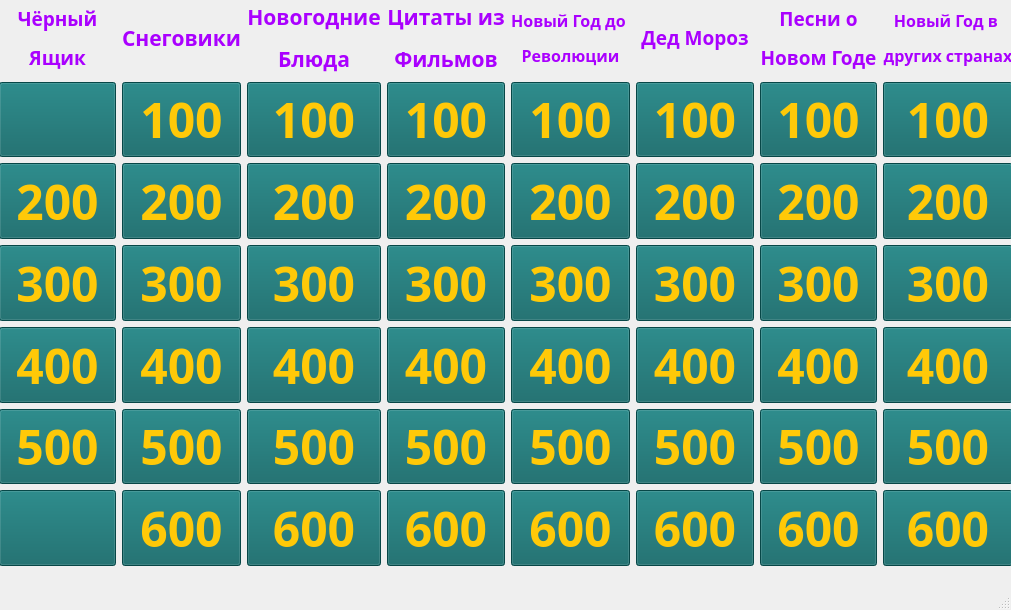
<?xml version="1.0" encoding="UTF-8"?>
<ui version="4.0">
 <class>MainWindow</class>
 <widget class="QMainWindow" name="MainWindow">
  <property name="enabled">
   <bool>true</bool>
  </property>
  <property name="geometry">
   <rect>
    <x>0</x>
    <y>0</y>
    <width>1011</width>
    <height>610</height>
   </rect>
  </property>
  <property name="windowTitle">
   <string>MainWindow</string>
  </property>
  <property name="styleSheet">
   <string notr="true">QPushButton{background-color: rgb(10,100,100);color: rgb(255, 201, 8);selection-color: rgb(45, 255, 8);}
</string>
  </property>
  <widget class="QWidget" name="centralwidget">
   <widget class="QWidget" name="horizontalLayoutWidget">
    <property name="geometry">
     <rect>
      <x>-1</x>
      <y>0</y>
      <width>1014</width>
      <height>566</height>
     </rect>
    </property>
    <layout class="QHBoxLayout" name="horizontalLayout">
     <item>
      <layout class="QVBoxLayout" name="verticalLayout">
       <item>
        <widget class="QLabel" name="label">
         <property name="sizePolicy">
          <sizepolicy hsizetype="Preferred" vsizetype="Expanding">
           <horstretch>0</horstretch>
           <verstretch>0</verstretch>
          </sizepolicy>
         </property>
         <property name="font">
          <font>
           <family>Segoe UI Black</family>
           <pointsize>24</pointsize>
           <weight>75</weight>
           <bold>true</bold>
          </font>
         </property>
         <property name="text">
          <string>&lt;html&gt;&lt;head/&gt;&lt;body&gt;&lt;p align=&quot;center&quot;&gt;&lt;span style=&quot; font-size:14pt; color:#aa00ff;&quot;&gt;Чёрный&lt;/span&gt;&lt;/p&gt;&lt;p align=&quot;center&quot;&gt;&lt;span style=&quot; font-size:14pt; color:#aa00ff;&quot;&gt;Ящик&lt;/span&gt;&lt;/p&gt;&lt;/body&gt;&lt;/html&gt;</string>
         </property>
        </widget>
       </item>
       <item>
        <widget class="QPushButton" name="pushButton_5">
         <property name="sizePolicy">
          <sizepolicy hsizetype="Minimum" vsizetype="Expanding">
           <horstretch>0</horstretch>
           <verstretch>0</verstretch>
          </sizepolicy>
         </property>
         <property name="font">
          <font>
           <family>Segoe UI Black</family>
           <pointsize>30</pointsize>
           <weight>75</weight>
           <bold>true</bold>
          </font>
         </property>
         <property name="text">
          <string/>
         </property>
         <attribute name="buttonGroup">
          <string notr="true">buttonGroup</string>
         </attribute>
        </widget>
       </item>
       <item>
        <widget class="QPushButton" name="pushButton_4">
         <property name="sizePolicy">
          <sizepolicy hsizetype="Minimum" vsizetype="Expanding">
           <horstretch>0</horstretch>
           <verstretch>0</verstretch>
          </sizepolicy>
         </property>
         <property name="font">
          <font>
           <family>Segoe UI Black</family>
           <pointsize>36</pointsize>
           <weight>75</weight>
           <bold>true</bold>
          </font>
         </property>
         <property name="text">
          <string>200</string>
         </property>
         <attribute name="buttonGroup">
          <string notr="true">buttonGroup</string>
         </attribute>
        </widget>
       </item>
       <item>
        <widget class="QPushButton" name="pushButton_3">
         <property name="sizePolicy">
          <sizepolicy hsizetype="Minimum" vsizetype="Expanding">
           <horstretch>0</horstretch>
           <verstretch>0</verstretch>
          </sizepolicy>
         </property>
         <property name="font">
          <font>
           <family>Segoe UI Black</family>
           <pointsize>36</pointsize>
           <weight>75</weight>
           <bold>true</bold>
          </font>
         </property>
         <property name="text">
          <string>300</string>
         </property>
         <attribute name="buttonGroup">
          <string notr="true">buttonGroup</string>
         </attribute>
        </widget>
       </item>
       <item>
        <widget class="QPushButton" name="pushButton_2">
         <property name="sizePolicy">
          <sizepolicy hsizetype="Minimum" vsizetype="Expanding">
           <horstretch>0</horstretch>
           <verstretch>0</verstretch>
          </sizepolicy>
         </property>
         <property name="font">
          <font>
           <family>Segoe UI Black</family>
           <pointsize>36</pointsize>
           <weight>75</weight>
           <bold>true</bold>
          </font>
         </property>
         <property name="text">
          <string>400</string>
         </property>
         <attribute name="buttonGroup">
          <string notr="true">buttonGroup</string>
         </attribute>
        </widget>
       </item>
       <item>
        <widget class="QPushButton" name="pushButton_1">
         <property name="sizePolicy">
          <sizepolicy hsizetype="Minimum" vsizetype="Expanding">
           <horstretch>0</horstretch>
           <verstretch>0</verstretch>
          </sizepolicy>
         </property>
         <property name="font">
          <font>
           <family>Segoe UI Black</family>
           <pointsize>36</pointsize>
           <weight>75</weight>
           <bold>true</bold>
          </font>
         </property>
         <property name="text">
          <string>500</string>
         </property>
         <attribute name="buttonGroup">
          <string notr="true">buttonGroup</string>
         </attribute>
        </widget>
       </item>
       <item>
        <widget class="QPushButton" name="pushButton_0">
         <property name="sizePolicy">
          <sizepolicy hsizetype="Minimum" vsizetype="Expanding">
           <horstretch>0</horstretch>
           <verstretch>0</verstretch>
          </sizepolicy>
         </property>
         <property name="font">
          <font>
           <family>Segoe UI Black</family>
           <pointsize>30</pointsize>
           <weight>75</weight>
           <bold>true</bold>
          </font>
         </property>
         <property name="text">
          <string/>
         </property>
         <attribute name="buttonGroup">
          <string notr="true">buttonGroup</string>
         </attribute>
        </widget>
       </item>
      </layout>
     </item>
     <item>
      <layout class="QVBoxLayout" name="verticalLayout_6">
       <item>
        <widget class="QLabel" name="label_6">
         <property name="sizePolicy">
          <sizepolicy hsizetype="Preferred" vsizetype="Expanding">
           <horstretch>0</horstretch>
           <verstretch>0</verstretch>
          </sizepolicy>
         </property>
         <property name="font">
          <font>
           <family>Segoe UI Black</family>
           <pointsize>24</pointsize>
           <weight>75</weight>
           <bold>true</bold>
          </font>
         </property>
         <property name="text">
          <string>&lt;html&gt;&lt;head/&gt;&lt;body&gt;&lt;p align=&quot;center&quot;&gt;&lt;span style=&quot; font-size:16pt; color:#aa00ff;&quot;&gt;Снеговики&lt;/span&gt;&lt;/p&gt;&lt;/body&gt;&lt;/html&gt;</string>
         </property>
        </widget>
       </item>
       <item>
        <widget class="QPushButton" name="pushButton_10">
         <property name="sizePolicy">
          <sizepolicy hsizetype="Minimum" vsizetype="Expanding">
           <horstretch>0</horstretch>
           <verstretch>0</verstretch>
          </sizepolicy>
         </property>
         <property name="font">
          <font>
           <family>Segoe UI Black</family>
           <pointsize>36</pointsize>
           <weight>75</weight>
           <bold>true</bold>
          </font>
         </property>
         <property name="text">
          <string>100</string>
         </property>
         <attribute name="buttonGroup">
          <string notr="true">buttonGroup</string>
         </attribute>
        </widget>
       </item>
       <item>
        <widget class="QPushButton" name="pushButton_11">
         <property name="sizePolicy">
          <sizepolicy hsizetype="Minimum" vsizetype="Expanding">
           <horstretch>0</horstretch>
           <verstretch>0</verstretch>
          </sizepolicy>
         </property>
         <property name="font">
          <font>
           <family>Segoe UI Black</family>
           <pointsize>36</pointsize>
           <weight>75</weight>
           <bold>true</bold>
          </font>
         </property>
         <property name="text">
          <string>200</string>
         </property>
         <attribute name="buttonGroup">
          <string notr="true">buttonGroup</string>
         </attribute>
        </widget>
       </item>
       <item>
        <widget class="QPushButton" name="pushButton_12">
         <property name="sizePolicy">
          <sizepolicy hsizetype="Minimum" vsizetype="Expanding">
           <horstretch>0</horstretch>
           <verstretch>0</verstretch>
          </sizepolicy>
         </property>
         <property name="font">
          <font>
           <family>Segoe UI Black</family>
           <pointsize>36</pointsize>
           <weight>75</weight>
           <bold>true</bold>
          </font>
         </property>
         <property name="text">
          <string>300</string>
         </property>
         <attribute name="buttonGroup">
          <string notr="true">buttonGroup</string>
         </attribute>
        </widget>
       </item>
       <item>
        <widget class="QPushButton" name="pushButton_13">
         <property name="sizePolicy">
          <sizepolicy hsizetype="Minimum" vsizetype="Expanding">
           <horstretch>0</horstretch>
           <verstretch>0</verstretch>
          </sizepolicy>
         </property>
         <property name="font">
          <font>
           <family>Segoe UI Black</family>
           <pointsize>36</pointsize>
           <weight>75</weight>
           <bold>true</bold>
          </font>
         </property>
         <property name="text">
          <string>400</string>
         </property>
         <attribute name="buttonGroup">
          <string notr="true">buttonGroup</string>
         </attribute>
        </widget>
       </item>
       <item>
        <widget class="QPushButton" name="pushButton_14">
         <property name="sizePolicy">
          <sizepolicy hsizetype="Minimum" vsizetype="Expanding">
           <horstretch>0</horstretch>
           <verstretch>0</verstretch>
          </sizepolicy>
         </property>
         <property name="font">
          <font>
           <family>Segoe UI Black</family>
           <pointsize>36</pointsize>
           <weight>75</weight>
           <bold>true</bold>
          </font>
         </property>
         <property name="text">
          <string>500</string>
         </property>
         <attribute name="buttonGroup">
          <string notr="true">buttonGroup</string>
         </attribute>
        </widget>
       </item>
       <item>
        <widget class="QPushButton" name="pushButton_15">
         <property name="sizePolicy">
          <sizepolicy hsizetype="Minimum" vsizetype="Expanding">
           <horstretch>0</horstretch>
           <verstretch>0</verstretch>
          </sizepolicy>
         </property>
         <property name="font">
          <font>
           <family>Segoe UI Black</family>
           <pointsize>36</pointsize>
           <weight>75</weight>
           <bold>true</bold>
          </font>
         </property>
         <property name="text">
          <string>600</string>
         </property>
         <attribute name="buttonGroup">
          <string notr="true">buttonGroup</string>
         </attribute>
        </widget>
       </item>
      </layout>
     </item>
     <item>
      <layout class="QVBoxLayout" name="verticalLayout_8">
       <item>
        <widget class="QLabel" name="label_8">
         <property name="sizePolicy">
          <sizepolicy hsizetype="Preferred" vsizetype="Expanding">
           <horstretch>0</horstretch>
           <verstretch>0</verstretch>
          </sizepolicy>
         </property>
         <property name="font">
          <font>
           <family>Segoe UI Black</family>
           <pointsize>16</pointsize>
           <weight>75</weight>
           <bold>true</bold>
          </font>
         </property>
         <property name="text">
          <string>&lt;html&gt;&lt;head/&gt;&lt;body&gt;&lt;p align=&quot;center&quot;&gt;&lt;span style=&quot; color:#aa00ff;&quot;&gt;Новогодние&lt;/span&gt;&lt;/p&gt;&lt;p align=&quot;center&quot;&gt;&lt;span style=&quot; color:#aa00ff;&quot;&gt;Блюда&lt;/span&gt;&lt;/p&gt;&lt;/body&gt;&lt;/html&gt;</string>
         </property>
        </widget>
       </item>
       <item>
        <widget class="QPushButton" name="pushButton_20">
         <property name="enabled">
          <bool>true</bool>
         </property>
         <property name="sizePolicy">
          <sizepolicy hsizetype="Minimum" vsizetype="Expanding">
           <horstretch>0</horstretch>
           <verstretch>0</verstretch>
          </sizepolicy>
         </property>
         <property name="font">
          <font>
           <family>Segoe UI Black</family>
           <pointsize>36</pointsize>
           <weight>75</weight>
           <bold>true</bold>
          </font>
         </property>
         <property name="text">
          <string>100</string>
         </property>
         <attribute name="buttonGroup">
          <string notr="true">buttonGroup</string>
         </attribute>
        </widget>
       </item>
       <item>
        <widget class="QPushButton" name="pushButton_21">
         <property name="sizePolicy">
          <sizepolicy hsizetype="Minimum" vsizetype="Expanding">
           <horstretch>0</horstretch>
           <verstretch>0</verstretch>
          </sizepolicy>
         </property>
         <property name="font">
          <font>
           <family>Segoe UI Black</family>
           <pointsize>36</pointsize>
           <weight>75</weight>
           <bold>true</bold>
          </font>
         </property>
         <property name="text">
          <string>200</string>
         </property>
         <attribute name="buttonGroup">
          <string notr="true">buttonGroup</string>
         </attribute>
        </widget>
       </item>
       <item>
        <widget class="QPushButton" name="pushButton_22">
         <property name="sizePolicy">
          <sizepolicy hsizetype="Minimum" vsizetype="Expanding">
           <horstretch>0</horstretch>
           <verstretch>0</verstretch>
          </sizepolicy>
         </property>
         <property name="font">
          <font>
           <family>Segoe UI Black</family>
           <pointsize>36</pointsize>
           <weight>75</weight>
           <bold>true</bold>
          </font>
         </property>
         <property name="text">
          <string>300</string>
         </property>
         <attribute name="buttonGroup">
          <string notr="true">buttonGroup</string>
         </attribute>
        </widget>
       </item>
       <item>
        <widget class="QPushButton" name="pushButton_23">
         <property name="sizePolicy">
          <sizepolicy hsizetype="Minimum" vsizetype="Expanding">
           <horstretch>0</horstretch>
           <verstretch>0</verstretch>
          </sizepolicy>
         </property>
         <property name="font">
          <font>
           <family>Segoe UI Black</family>
           <pointsize>36</pointsize>
           <weight>75</weight>
           <bold>true</bold>
          </font>
         </property>
         <property name="text">
          <string>400</string>
         </property>
         <attribute name="buttonGroup">
          <string notr="true">buttonGroup</string>
         </attribute>
        </widget>
       </item>
       <item>
        <widget class="QPushButton" name="pushButton_24">
         <property name="sizePolicy">
          <sizepolicy hsizetype="Minimum" vsizetype="Expanding">
           <horstretch>0</horstretch>
           <verstretch>0</verstretch>
          </sizepolicy>
         </property>
         <property name="font">
          <font>
           <family>Segoe UI Black</family>
           <pointsize>36</pointsize>
           <weight>75</weight>
           <bold>true</bold>
          </font>
         </property>
         <property name="text">
          <string>500</string>
         </property>
         <attribute name="buttonGroup">
          <string notr="true">buttonGroup</string>
         </attribute>
        </widget>
       </item>
       <item>
        <widget class="QPushButton" name="pushButton_25">
         <property name="sizePolicy">
          <sizepolicy hsizetype="Minimum" vsizetype="Expanding">
           <horstretch>0</horstretch>
           <verstretch>0</verstretch>
          </sizepolicy>
         </property>
         <property name="font">
          <font>
           <family>Segoe UI Black</family>
           <pointsize>36</pointsize>
           <weight>75</weight>
           <bold>true</bold>
          </font>
         </property>
         <property name="text">
          <string>600</string>
         </property>
         <attribute name="buttonGroup">
          <string notr="true">buttonGroup</string>
         </attribute>
        </widget>
       </item>
      </layout>
     </item>
     <item>
      <layout class="QVBoxLayout" name="verticalLayout_9">
       <item>
        <widget class="QLabel" name="label_9">
         <property name="sizePolicy">
          <sizepolicy hsizetype="Preferred" vsizetype="Expanding">
           <horstretch>0</horstretch>
           <verstretch>0</verstretch>
          </sizepolicy>
         </property>
         <property name="font">
          <font>
           <family>Segoe UI Black</family>
           <pointsize>24</pointsize>
           <weight>75</weight>
           <bold>true</bold>
          </font>
         </property>
         <property name="autoFillBackground">
          <bool>false</bool>
         </property>
         <property name="text">
          <string>&lt;html&gt;&lt;head/&gt;&lt;body&gt;&lt;p align=&quot;center&quot;&gt;&lt;span style=&quot; font-size:16pt; color:#aa00ff;&quot;&gt;Цитаты из&lt;/span&gt;&lt;/p&gt;&lt;p align=&quot;center&quot;&gt;&lt;span style=&quot; font-size:16pt; color:#aa00ff;&quot;&gt;Фильмов&lt;/span&gt;&lt;/p&gt;&lt;/body&gt;&lt;/html&gt;</string>
         </property>
         <property name="wordWrap">
          <bool>false</bool>
         </property>
        </widget>
       </item>
       <item>
        <widget class="QPushButton" name="pushButton_30">
         <property name="sizePolicy">
          <sizepolicy hsizetype="Minimum" vsizetype="Expanding">
           <horstretch>0</horstretch>
           <verstretch>0</verstretch>
          </sizepolicy>
         </property>
         <property name="font">
          <font>
           <family>Segoe UI Black</family>
           <pointsize>36</pointsize>
           <weight>75</weight>
           <bold>true</bold>
          </font>
         </property>
         <property name="text">
          <string>100</string>
         </property>
         <attribute name="buttonGroup">
          <string notr="true">buttonGroup</string>
         </attribute>
        </widget>
       </item>
       <item>
        <widget class="QPushButton" name="pushButton_31">
         <property name="sizePolicy">
          <sizepolicy hsizetype="Minimum" vsizetype="Expanding">
           <horstretch>0</horstretch>
           <verstretch>0</verstretch>
          </sizepolicy>
         </property>
         <property name="font">
          <font>
           <family>Segoe UI Black</family>
           <pointsize>36</pointsize>
           <weight>75</weight>
           <bold>true</bold>
          </font>
         </property>
         <property name="text">
          <string>200</string>
         </property>
         <attribute name="buttonGroup">
          <string notr="true">buttonGroup</string>
         </attribute>
        </widget>
       </item>
       <item>
        <widget class="QPushButton" name="pushButton_32">
         <property name="sizePolicy">
          <sizepolicy hsizetype="Minimum" vsizetype="Expanding">
           <horstretch>0</horstretch>
           <verstretch>0</verstretch>
          </sizepolicy>
         </property>
         <property name="font">
          <font>
           <family>Segoe UI Black</family>
           <pointsize>36</pointsize>
           <weight>75</weight>
           <bold>true</bold>
          </font>
         </property>
         <property name="text">
          <string>300</string>
         </property>
         <attribute name="buttonGroup">
          <string notr="true">buttonGroup</string>
         </attribute>
        </widget>
       </item>
       <item>
        <widget class="QPushButton" name="pushButton_33">
         <property name="sizePolicy">
          <sizepolicy hsizetype="Minimum" vsizetype="Expanding">
           <horstretch>0</horstretch>
           <verstretch>0</verstretch>
          </sizepolicy>
         </property>
         <property name="font">
          <font>
           <family>Segoe UI Black</family>
           <pointsize>36</pointsize>
           <weight>75</weight>
           <bold>true</bold>
          </font>
         </property>
         <property name="text">
          <string>400</string>
         </property>
         <attribute name="buttonGroup">
          <string notr="true">buttonGroup</string>
         </attribute>
        </widget>
       </item>
       <item>
        <widget class="QPushButton" name="pushButton_34">
         <property name="sizePolicy">
          <sizepolicy hsizetype="Minimum" vsizetype="Expanding">
           <horstretch>0</horstretch>
           <verstretch>0</verstretch>
          </sizepolicy>
         </property>
         <property name="font">
          <font>
           <family>Segoe UI Black</family>
           <pointsize>36</pointsize>
           <weight>75</weight>
           <bold>true</bold>
          </font>
         </property>
         <property name="text">
          <string>500</string>
         </property>
         <attribute name="buttonGroup">
          <string notr="true">buttonGroup</string>
         </attribute>
        </widget>
       </item>
       <item>
        <widget class="QPushButton" name="pushButton_35">
         <property name="sizePolicy">
          <sizepolicy hsizetype="Minimum" vsizetype="Expanding">
           <horstretch>0</horstretch>
           <verstretch>0</verstretch>
          </sizepolicy>
         </property>
         <property name="font">
          <font>
           <family>Segoe UI Black</family>
           <pointsize>36</pointsize>
           <weight>75</weight>
           <bold>true</bold>
          </font>
         </property>
         <property name="text">
          <string>600</string>
         </property>
         <attribute name="buttonGroup">
          <string notr="true">buttonGroup</string>
         </attribute>
        </widget>
       </item>
      </layout>
     </item>
     <item>
      <layout class="QVBoxLayout" name="verticalLayout_10">
       <item>
        <widget class="QLabel" name="label_10">
         <property name="sizePolicy">
          <sizepolicy hsizetype="Preferred" vsizetype="Expanding">
           <horstretch>0</horstretch>
           <verstretch>0</verstretch>
          </sizepolicy>
         </property>
         <property name="font">
          <font>
           <family>Segoe UI Black</family>
           <pointsize>24</pointsize>
           <weight>75</weight>
           <bold>true</bold>
          </font>
         </property>
         <property name="text">
          <string>&lt;html&gt;&lt;head/&gt;&lt;body&gt;&lt;p align=&quot;center&quot;&gt;&lt;span style=&quot; font-size:12pt; color:#aa00ff;&quot;&gt;Новый Год до &lt;/span&gt;&lt;/p&gt;&lt;p align=&quot;center&quot;&gt;&lt;span style=&quot; font-size:12pt; color:#aa00ff;&quot;&gt;Революции&lt;/span&gt;&lt;/p&gt;&lt;/body&gt;&lt;/html&gt;</string>
         </property>
        </widget>
       </item>
       <item>
        <widget class="QPushButton" name="pushButton_40">
         <property name="sizePolicy">
          <sizepolicy hsizetype="Minimum" vsizetype="Expanding">
           <horstretch>0</horstretch>
           <verstretch>0</verstretch>
          </sizepolicy>
         </property>
         <property name="font">
          <font>
           <family>Segoe UI Black</family>
           <pointsize>36</pointsize>
           <weight>75</weight>
           <bold>true</bold>
          </font>
         </property>
         <property name="text">
          <string>100</string>
         </property>
         <attribute name="buttonGroup">
          <string notr="true">buttonGroup</string>
         </attribute>
        </widget>
       </item>
       <item>
        <widget class="QPushButton" name="pushButton_41">
         <property name="sizePolicy">
          <sizepolicy hsizetype="Minimum" vsizetype="Expanding">
           <horstretch>0</horstretch>
           <verstretch>0</verstretch>
          </sizepolicy>
         </property>
         <property name="font">
          <font>
           <family>Segoe UI Black</family>
           <pointsize>36</pointsize>
           <weight>75</weight>
           <bold>true</bold>
          </font>
         </property>
         <property name="text">
          <string>200</string>
         </property>
         <attribute name="buttonGroup">
          <string notr="true">buttonGroup</string>
         </attribute>
        </widget>
       </item>
       <item>
        <widget class="QPushButton" name="pushButton_42">
         <property name="sizePolicy">
          <sizepolicy hsizetype="Minimum" vsizetype="Expanding">
           <horstretch>0</horstretch>
           <verstretch>0</verstretch>
          </sizepolicy>
         </property>
         <property name="font">
          <font>
           <family>Segoe UI Black</family>
           <pointsize>36</pointsize>
           <weight>75</weight>
           <bold>true</bold>
          </font>
         </property>
         <property name="text">
          <string>300</string>
         </property>
         <attribute name="buttonGroup">
          <string notr="true">buttonGroup</string>
         </attribute>
        </widget>
       </item>
       <item>
        <widget class="QPushButton" name="pushButton_43">
         <property name="sizePolicy">
          <sizepolicy hsizetype="Minimum" vsizetype="Expanding">
           <horstretch>0</horstretch>
           <verstretch>0</verstretch>
          </sizepolicy>
         </property>
         <property name="font">
          <font>
           <family>Segoe UI Black</family>
           <pointsize>36</pointsize>
           <weight>75</weight>
           <bold>true</bold>
          </font>
         </property>
         <property name="text">
          <string>400</string>
         </property>
         <attribute name="buttonGroup">
          <string notr="true">buttonGroup</string>
         </attribute>
        </widget>
       </item>
       <item>
        <widget class="QPushButton" name="pushButton_44">
         <property name="sizePolicy">
          <sizepolicy hsizetype="Minimum" vsizetype="Expanding">
           <horstretch>0</horstretch>
           <verstretch>0</verstretch>
          </sizepolicy>
         </property>
         <property name="font">
          <font>
           <family>Segoe UI Black</family>
           <pointsize>36</pointsize>
           <weight>75</weight>
           <bold>true</bold>
          </font>
         </property>
         <property name="text">
          <string>500</string>
         </property>
         <attribute name="buttonGroup">
          <string notr="true">buttonGroup</string>
         </attribute>
        </widget>
       </item>
       <item>
        <widget class="QPushButton" name="pushButton_45">
         <property name="sizePolicy">
          <sizepolicy hsizetype="Minimum" vsizetype="Expanding">
           <horstretch>0</horstretch>
           <verstretch>0</verstretch>
          </sizepolicy>
         </property>
         <property name="font">
          <font>
           <family>Segoe UI Black</family>
           <pointsize>36</pointsize>
           <weight>75</weight>
           <bold>true</bold>
          </font>
         </property>
         <property name="text">
          <string>600</string>
         </property>
         <attribute name="buttonGroup">
          <string notr="true">buttonGroup</string>
         </attribute>
        </widget>
       </item>
      </layout>
     </item>
     <item>
      <layout class="QVBoxLayout" name="verticalLayout_11">
       <item>
        <widget class="QLabel" name="label_11">
         <property name="sizePolicy">
          <sizepolicy hsizetype="Preferred" vsizetype="Expanding">
           <horstretch>0</horstretch>
           <verstretch>0</verstretch>
          </sizepolicy>
         </property>
         <property name="font">
          <font>
           <family>Segoe UI Black</family>
           <pointsize>24</pointsize>
           <weight>75</weight>
           <bold>true</bold>
          </font>
         </property>
         <property name="text">
          <string>&lt;html&gt;&lt;head/&gt;&lt;body&gt;&lt;p align=&quot;center&quot;&gt;&lt;span style=&quot; font-size:14pt; color:#aa00ff;&quot;&gt;Дед Мороз&lt;/span&gt;&lt;/p&gt;&lt;/body&gt;&lt;/html&gt;</string>
         </property>
        </widget>
       </item>
       <item>
        <widget class="QPushButton" name="pushButton_50">
         <property name="sizePolicy">
          <sizepolicy hsizetype="Minimum" vsizetype="Expanding">
           <horstretch>0</horstretch>
           <verstretch>0</verstretch>
          </sizepolicy>
         </property>
         <property name="font">
          <font>
           <family>Segoe UI Black</family>
           <pointsize>36</pointsize>
           <weight>75</weight>
           <bold>true</bold>
          </font>
         </property>
         <property name="text">
          <string>100</string>
         </property>
         <attribute name="buttonGroup">
          <string notr="true">buttonGroup</string>
         </attribute>
        </widget>
       </item>
       <item>
        <widget class="QPushButton" name="pushButton_51">
         <property name="sizePolicy">
          <sizepolicy hsizetype="Minimum" vsizetype="Expanding">
           <horstretch>0</horstretch>
           <verstretch>0</verstretch>
          </sizepolicy>
         </property>
         <property name="font">
          <font>
           <family>Segoe UI Black</family>
           <pointsize>36</pointsize>
           <weight>75</weight>
           <bold>true</bold>
          </font>
         </property>
         <property name="text">
          <string>200</string>
         </property>
         <attribute name="buttonGroup">
          <string notr="true">buttonGroup</string>
         </attribute>
        </widget>
       </item>
       <item>
        <widget class="QPushButton" name="pushButton_52">
         <property name="sizePolicy">
          <sizepolicy hsizetype="Minimum" vsizetype="Expanding">
           <horstretch>0</horstretch>
           <verstretch>0</verstretch>
          </sizepolicy>
         </property>
         <property name="font">
          <font>
           <family>Segoe UI Black</family>
           <pointsize>36</pointsize>
           <weight>75</weight>
           <bold>true</bold>
          </font>
         </property>
         <property name="text">
          <string>300</string>
         </property>
         <attribute name="buttonGroup">
          <string notr="true">buttonGroup</string>
         </attribute>
        </widget>
       </item>
       <item>
        <widget class="QPushButton" name="pushButton_53">
         <property name="sizePolicy">
          <sizepolicy hsizetype="Minimum" vsizetype="Expanding">
           <horstretch>0</horstretch>
           <verstretch>0</verstretch>
          </sizepolicy>
         </property>
         <property name="font">
          <font>
           <family>Segoe UI Black</family>
           <pointsize>36</pointsize>
           <weight>75</weight>
           <bold>true</bold>
          </font>
         </property>
         <property name="text">
          <string>400</string>
         </property>
         <attribute name="buttonGroup">
          <string notr="true">buttonGroup</string>
         </attribute>
        </widget>
       </item>
       <item>
        <widget class="QPushButton" name="pushButton_54">
         <property name="sizePolicy">
          <sizepolicy hsizetype="Minimum" vsizetype="Expanding">
           <horstretch>0</horstretch>
           <verstretch>0</verstretch>
          </sizepolicy>
         </property>
         <property name="font">
          <font>
           <family>Segoe UI Black</family>
           <pointsize>36</pointsize>
           <weight>75</weight>
           <bold>true</bold>
          </font>
         </property>
         <property name="text">
          <string>500</string>
         </property>
         <attribute name="buttonGroup">
          <string notr="true">buttonGroup</string>
         </attribute>
        </widget>
       </item>
       <item>
        <widget class="QPushButton" name="pushButton_55">
         <property name="sizePolicy">
          <sizepolicy hsizetype="Minimum" vsizetype="Expanding">
           <horstretch>0</horstretch>
           <verstretch>0</verstretch>
          </sizepolicy>
         </property>
         <property name="font">
          <font>
           <family>Segoe UI Black</family>
           <pointsize>36</pointsize>
           <weight>75</weight>
           <bold>true</bold>
          </font>
         </property>
         <property name="text">
          <string>600</string>
         </property>
         <attribute name="buttonGroup">
          <string notr="true">buttonGroup</string>
         </attribute>
        </widget>
       </item>
      </layout>
     </item>
     <item>
      <layout class="QVBoxLayout" name="verticalLayout_12">
       <item>
        <widget class="QLabel" name="label_12">
         <property name="sizePolicy">
          <sizepolicy hsizetype="Preferred" vsizetype="Expanding">
           <horstretch>0</horstretch>
           <verstretch>0</verstretch>
          </sizepolicy>
         </property>
         <property name="font">
          <font>
           <family>Segoe UI Black</family>
           <pointsize>24</pointsize>
           <weight>75</weight>
           <bold>true</bold>
          </font>
         </property>
         <property name="text">
          <string>&lt;html&gt;&lt;head/&gt;&lt;body&gt;&lt;p align=&quot;center&quot;&gt;&lt;span style=&quot; font-size:14pt; color:#aa00ff;&quot;&gt;Песни о&lt;/span&gt;&lt;/p&gt;&lt;p align=&quot;center&quot;&gt;&lt;span style=&quot; font-size:14pt; color:#aa00ff;&quot;&gt;Новом Годе&lt;/span&gt;&lt;/p&gt;&lt;/body&gt;&lt;/html&gt;</string>
         </property>
        </widget>
       </item>
       <item>
        <widget class="QPushButton" name="pushButton_60">
         <property name="sizePolicy">
          <sizepolicy hsizetype="Minimum" vsizetype="Expanding">
           <horstretch>0</horstretch>
           <verstretch>0</verstretch>
          </sizepolicy>
         </property>
         <property name="font">
          <font>
           <family>Segoe UI Black</family>
           <pointsize>36</pointsize>
           <weight>75</weight>
           <bold>true</bold>
          </font>
         </property>
         <property name="text">
          <string>100</string>
         </property>
         <attribute name="buttonGroup">
          <string notr="true">buttonGroup</string>
         </attribute>
        </widget>
       </item>
       <item>
        <widget class="QPushButton" name="pushButton_61">
         <property name="sizePolicy">
          <sizepolicy hsizetype="Minimum" vsizetype="Expanding">
           <horstretch>0</horstretch>
           <verstretch>0</verstretch>
          </sizepolicy>
         </property>
         <property name="font">
          <font>
           <family>Segoe UI Black</family>
           <pointsize>36</pointsize>
           <weight>75</weight>
           <bold>true</bold>
          </font>
         </property>
         <property name="text">
          <string>200</string>
         </property>
         <attribute name="buttonGroup">
          <string notr="true">buttonGroup</string>
         </attribute>
        </widget>
       </item>
       <item>
        <widget class="QPushButton" name="pushButton_62">
         <property name="sizePolicy">
          <sizepolicy hsizetype="Minimum" vsizetype="Expanding">
           <horstretch>0</horstretch>
           <verstretch>0</verstretch>
          </sizepolicy>
         </property>
         <property name="font">
          <font>
           <family>Segoe UI Black</family>
           <pointsize>36</pointsize>
           <weight>75</weight>
           <bold>true</bold>
          </font>
         </property>
         <property name="text">
          <string>300</string>
         </property>
         <attribute name="buttonGroup">
          <string notr="true">buttonGroup</string>
         </attribute>
        </widget>
       </item>
       <item>
        <widget class="QPushButton" name="pushButton_63">
         <property name="sizePolicy">
          <sizepolicy hsizetype="Minimum" vsizetype="Expanding">
           <horstretch>0</horstretch>
           <verstretch>0</verstretch>
          </sizepolicy>
         </property>
         <property name="font">
          <font>
           <family>Segoe UI Black</family>
           <pointsize>36</pointsize>
           <weight>75</weight>
           <bold>true</bold>
          </font>
         </property>
         <property name="text">
          <string>400</string>
         </property>
         <attribute name="buttonGroup">
          <string notr="true">buttonGroup</string>
         </attribute>
        </widget>
       </item>
       <item>
        <widget class="QPushButton" name="pushButton_64">
         <property name="sizePolicy">
          <sizepolicy hsizetype="Minimum" vsizetype="Expanding">
           <horstretch>0</horstretch>
           <verstretch>0</verstretch>
          </sizepolicy>
         </property>
         <property name="font">
          <font>
           <family>Segoe UI Black</family>
           <pointsize>36</pointsize>
           <weight>75</weight>
           <bold>true</bold>
          </font>
         </property>
         <property name="text">
          <string>500</string>
         </property>
         <attribute name="buttonGroup">
          <string notr="true">buttonGroup</string>
         </attribute>
        </widget>
       </item>
       <item>
        <widget class="QPushButton" name="pushButton_65">
         <property name="sizePolicy">
          <sizepolicy hsizetype="Minimum" vsizetype="Expanding">
           <horstretch>0</horstretch>
           <verstretch>0</verstretch>
          </sizepolicy>
         </property>
         <property name="font">
          <font>
           <family>Segoe UI Black</family>
           <pointsize>36</pointsize>
           <weight>75</weight>
           <bold>true</bold>
          </font>
         </property>
         <property name="text">
          <string>600</string>
         </property>
         <attribute name="buttonGroup">
          <string notr="true">buttonGroup</string>
         </attribute>
        </widget>
       </item>
      </layout>
     </item>
     <item>
      <layout class="QVBoxLayout" name="verticalLayout_13">
       <item>
        <widget class="QLabel" name="label_13">
         <property name="sizePolicy">
          <sizepolicy hsizetype="Fixed" vsizetype="Expanding">
           <horstretch>0</horstretch>
           <verstretch>0</verstretch>
          </sizepolicy>
         </property>
         <property name="font">
          <font>
           <family>Segoe UI Black</family>
           <pointsize>10</pointsize>
           <weight>75</weight>
           <bold>true</bold>
          </font>
         </property>
         <property name="text">
          <string>&lt;html&gt;&lt;head/&gt;&lt;body&gt;&lt;p align=&quot;center&quot;&gt;&lt;span style=&quot; font-size:12pt; color:#aa00ff;&quot;&gt;Новый Год в &lt;/span&gt;&lt;/p&gt;&lt;p align=&quot;center&quot;&gt;&lt;span style=&quot; font-size:12pt; color:#aa00ff;&quot;&gt;других странах&lt;/span&gt;&lt;/p&gt;&lt;/body&gt;&lt;/html&gt;</string>
         </property>
        </widget>
       </item>
       <item>
        <widget class="QPushButton" name="pushButton_70">
         <property name="sizePolicy">
          <sizepolicy hsizetype="Minimum" vsizetype="Expanding">
           <horstretch>0</horstretch>
           <verstretch>0</verstretch>
          </sizepolicy>
         </property>
         <property name="font">
          <font>
           <family>Segoe UI Black</family>
           <pointsize>36</pointsize>
           <weight>75</weight>
           <bold>true</bold>
          </font>
         </property>
         <property name="text">
          <string>100</string>
         </property>
         <attribute name="buttonGroup">
          <string notr="true">buttonGroup</string>
         </attribute>
        </widget>
       </item>
       <item>
        <widget class="QPushButton" name="pushButton_71">
         <property name="sizePolicy">
          <sizepolicy hsizetype="Minimum" vsizetype="Expanding">
           <horstretch>0</horstretch>
           <verstretch>0</verstretch>
          </sizepolicy>
         </property>
         <property name="font">
          <font>
           <family>Segoe UI Black</family>
           <pointsize>36</pointsize>
           <weight>75</weight>
           <bold>true</bold>
          </font>
         </property>
         <property name="text">
          <string>200</string>
         </property>
         <attribute name="buttonGroup">
          <string notr="true">buttonGroup</string>
         </attribute>
        </widget>
       </item>
       <item>
        <widget class="QPushButton" name="pushButton_72">
         <property name="sizePolicy">
          <sizepolicy hsizetype="Minimum" vsizetype="Expanding">
           <horstretch>0</horstretch>
           <verstretch>0</verstretch>
          </sizepolicy>
         </property>
         <property name="font">
          <font>
           <family>Segoe UI Black</family>
           <pointsize>36</pointsize>
           <weight>75</weight>
           <bold>true</bold>
          </font>
         </property>
         <property name="text">
          <string>300</string>
         </property>
         <attribute name="buttonGroup">
          <string notr="true">buttonGroup</string>
         </attribute>
        </widget>
       </item>
       <item>
        <widget class="QPushButton" name="pushButton_73">
         <property name="sizePolicy">
          <sizepolicy hsizetype="Minimum" vsizetype="Expanding">
           <horstretch>0</horstretch>
           <verstretch>0</verstretch>
          </sizepolicy>
         </property>
         <property name="font">
          <font>
           <family>Segoe UI Black</family>
           <pointsize>36</pointsize>
           <weight>75</weight>
           <bold>true</bold>
          </font>
         </property>
         <property name="text">
          <string>400</string>
         </property>
         <attribute name="buttonGroup">
          <string notr="true">buttonGroup</string>
         </attribute>
        </widget>
       </item>
       <item>
        <widget class="QPushButton" name="pushButton_74">
         <property name="sizePolicy">
          <sizepolicy hsizetype="Minimum" vsizetype="Expanding">
           <horstretch>0</horstretch>
           <verstretch>0</verstretch>
          </sizepolicy>
         </property>
         <property name="font">
          <font>
           <family>Segoe UI Black</family>
           <pointsize>36</pointsize>
           <weight>75</weight>
           <bold>true</bold>
          </font>
         </property>
         <property name="text">
          <string>500</string>
         </property>
         <attribute name="buttonGroup">
          <string notr="true">buttonGroup</string>
         </attribute>
        </widget>
       </item>
       <item>
        <widget class="QPushButton" name="pushButton_75">
         <property name="sizePolicy">
          <sizepolicy hsizetype="Minimum" vsizetype="Expanding">
           <horstretch>0</horstretch>
           <verstretch>0</verstretch>
          </sizepolicy>
         </property>
         <property name="font">
          <font>
           <family>Segoe UI Black</family>
           <pointsize>36</pointsize>
           <weight>75</weight>
           <bold>true</bold>
          </font>
         </property>
         <property name="text">
          <string>600</string>
         </property>
         <attribute name="buttonGroup">
          <string notr="true">buttonGroup</string>
         </attribute>
        </widget>
       </item>
      </layout>
     </item>
    </layout>
   </widget>
  </widget>
  <widget class="QStatusBar" name="statusbar"/>
  <widget class="QMenuBar" name="menubar">
   <property name="geometry">
    <rect>
     <x>0</x>
     <y>0</y>
     <width>1011</width>
     <height>21</height>
    </rect>
   </property>
  </widget>
 </widget>
 <resources/>
 <connections/>
 <buttongroups>
  <buttongroup name="buttonGroup"/>
 </buttongroups>
</ui>
